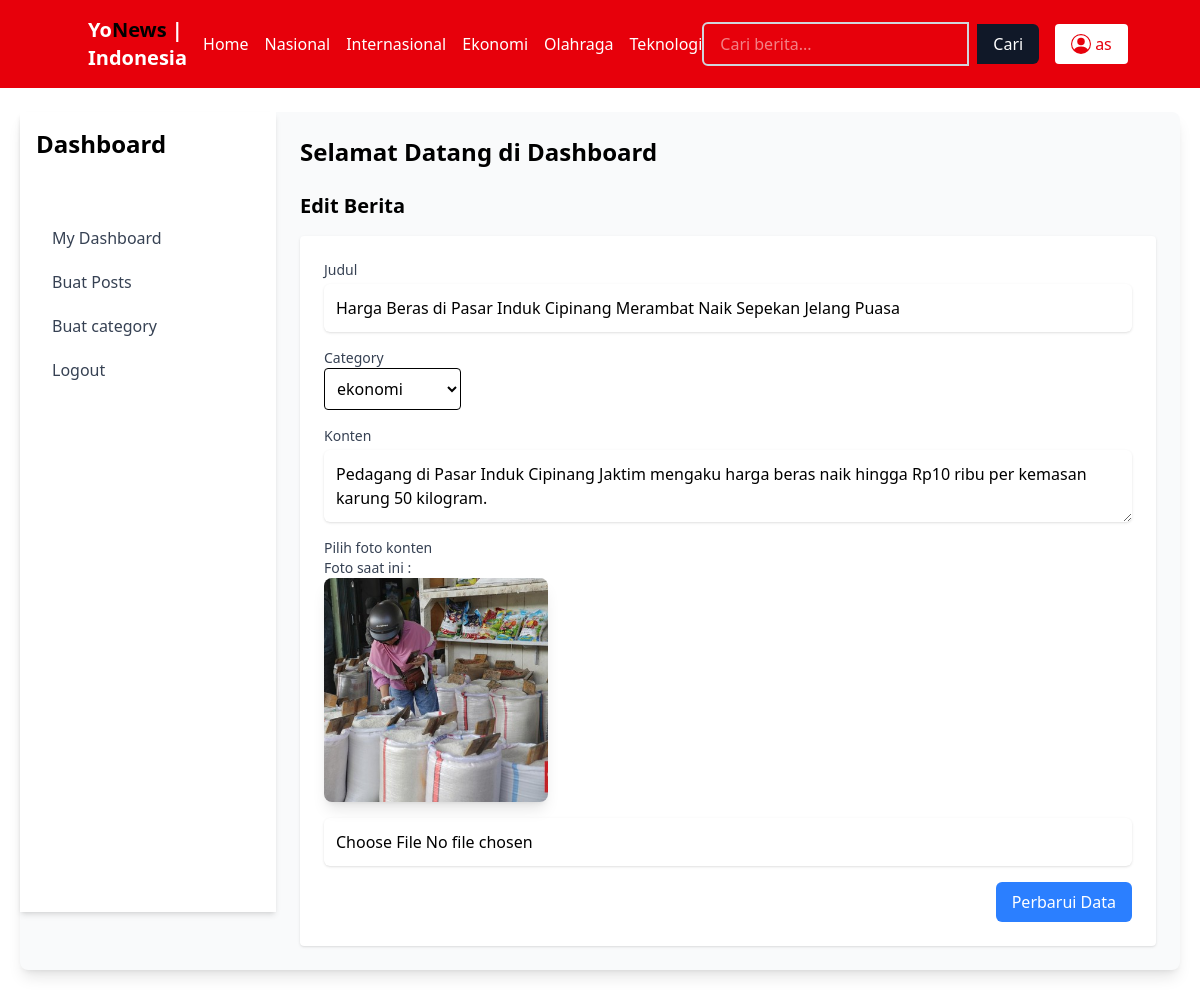
The page /edit.php?id=14 (signed in) on the database its author committed.
### tables this page shows
CREATE TABLE `posts` (
  `id` int(11) NOT NULL,
  `judul` varchar(255) NOT NULL,
  `konten` varchar(255) NOT NULL,
  `link` varchar(255) NOT NULL,
  `foto` varchar(255) NOT NULL,
  `category_id` int(11) NOT NULL
);

CREATE TABLE `categories` (
  `id` int(11) NOT NULL,
  `name` varchar(255) DEFAULT NULL
);

### functions.php (called while the page is built, shortened)
<?php
$conn = mysqli_connect('localhost', 'root', '', 'news', 3307);
function query($query) {
    global $conn;
    $result = mysqli_query($conn, $query);
    $rows = [];
    while ($row = mysqli_fetch_assoc($result)) {
        $rows[] = $row;
    }
    return $rows;
}
?>

### edit.php (the view, shortened to what this page needs)
<?php
require 'functions.php';
$id = $_GET["id"];
$dataEdit = query("SELECT * FROM posts WHERE Id = '$id'")[0];
$categories = query("SELECT * FROM categories ORDER BY name ASC");
?>
<?php include("components/layout.php") ?>
<div class="flex bg-gray-50 my-6 mx-5 rounded-lg shadow-lg">
    <?php include('components/aside.php') ?>
    <div class="flex-1 p-6">
        <header class="flex justify-between items-center">
            <h2 class="text-2xl font-semibold">Selamat Datang di Dashboard</h2>
        </header>
        <main class="mt-6">
            <h3 class="text-xl font-semibold mb-4">Edit Berita</h3>
            <form class="bg-white p-6 rounded shadow" method="post" enctype="multipart/form-data" action="<?= $_SERVER['PHP_SELF']; ?>">
                <div class="mb-4">
                    <label for="judul" class="block text-sm font-medium text-gray-700">Judul</label>
                    <input type="text" id="judul" name="judul" required class="mt-1 p-3 block w-full border-gray-300 rounded-md shadow-sm focus:border-blue-500 focus:ring focus:ring-blue-200 focus:ring-opacity-50" value="<?= $dataEdit['judul'] ?>">
                </div>
                <div class="mb-4">
                    <label for="category" class="block text-sm font-medium text-gray-700">Category</label>
                    <select id="category" name="categoryBaru" class="border rounded p-2">
                        <?php foreach ($categories as $category) : ?>
                            <option value="<?= $category['id'] ?>" <?= ($category['id'] == $dataEdit['category_id']) ? 'selected' : '' ?>>
                                <?= $category['name'] ?>
                            </option>
                        <?php endforeach; ?>
                    </select>
                </div>
                <div class="mb-4">
                    <label for="konten" class="block text-sm font-medium text-gray-700">Konten</label>
                    <textarea id="konten" name="konten" required class="mt-1 p-3 block w-full border-gray-300 rounded-md shadow-sm focus:border-blue-500 focus:ring focus:ring-blue-200 focus:ring-opacity-50" oninput="autoResize(this)"><?= $dataEdit['konten'] ?></textarea>
                </div>
                <div class="mb-4">
                    <label for="foto" class="block text-sm font-medium text-gray-700">Pilih foto konten</label>
                    <p class="block text-sm font-medium text-gray-700">Foto saat ini :</p>
                    <div class="w-56 h-56 shadow-lg mb-4 rounded-lg overflow-hidden">
                        <img src="img/<?= $dataEdit['foto'] ?>" alt="" class="w-full h-full object-cover">
                    </div>
                    <input type="file" id="foto" name="foto" class="mt-1 p-3 block w-full border-gray-300 rounded-md shadow-sm focus:border-blue-500 focus:ring focus:ring-blue-200 focus:ring-opacity-50">
                </div>
                <div class="flex justify-end">
                    <button type="submit" name="submit" class="bg-blue-500 text-white px-4 py-2 rounded-md hover:bg-blue-600">Perbarui Data</button>
                </div>
            </form>
        </main>
    </div>
</div>

### rows shown on the page
posts: judul "Harga Beras di Pasar Induk Cipinang Merambat Naik Sepekan Jelang Puasa", categoryBaru "ekonomi", konten "Pedagang di Pasar Induk Cipinang Jaktim mengaku harga beras naik hingga Rp10 ribu per kemasan karung 50 kilogram.", foto (picture)

### other values the page prints
$username "as"
